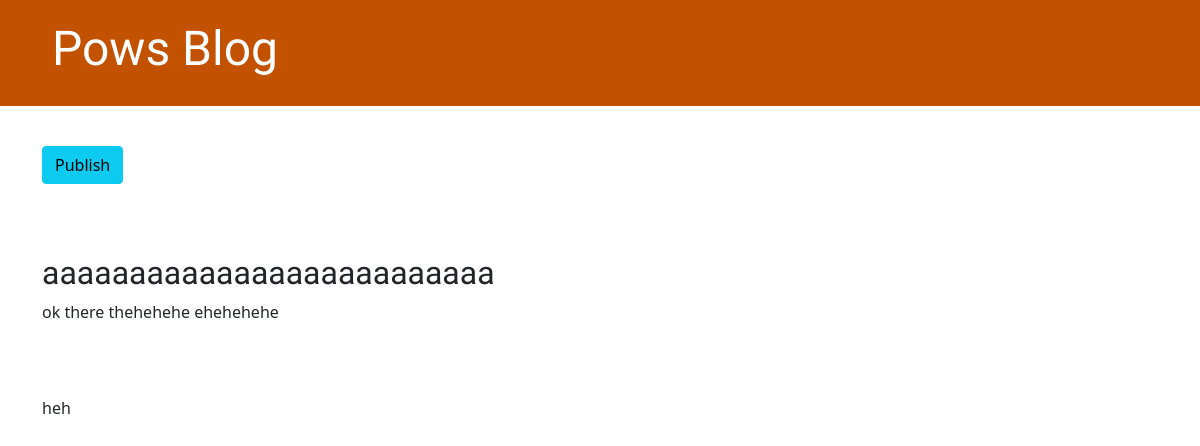
The page /post/8/ on the database as committed earlier.
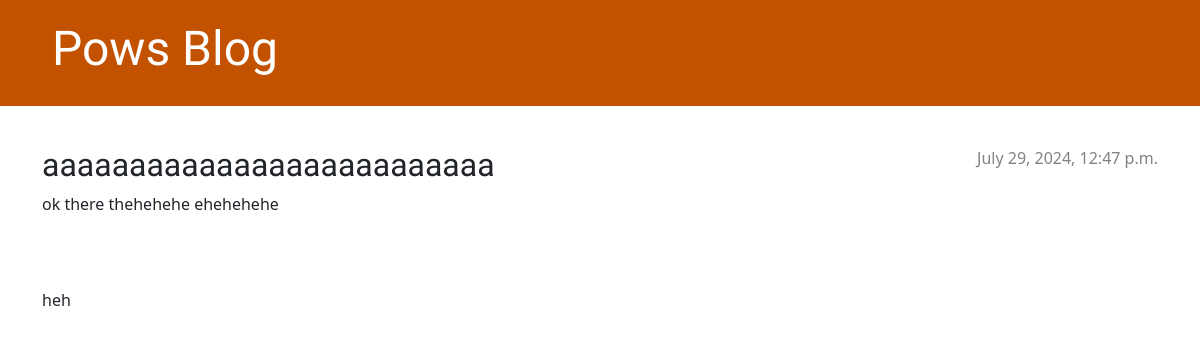
The same page on the database as committed later.
### blog/models.py (models this page shows, shortened)
class Post(models.Model):
    author = models.ForeignKey(settings.AUTH_USER_MODEL, on_delete=models.CASCADE)
    title = models.CharField(max_length=200)
    text = models.TextField()
    created_date = models.DateTimeField(default=timezone.now)
    published_date = models.DateTimeField(blank=True, null=True)

### blog/views.py (the view)
# urls.py: path('post/<int:pk>/', views.post_detail, name='post_detail'),
def post_detail(request, pk):
    post = get_object_or_404(Post, pk=pk)
    return render(request, 'blog/post_detail.html', {'post': post})

### blog/templates/blog/post_detail.html (shortened to what this page needs)
{% extends 'blog/base.html' %}
{% block content %}
<article class="post">
    {% if post.published_date %}
    <div class="date">
        {{ post.published_date }}
    </div>
    {% else %}
    <form class="post-form" method="POST" action="{% url 'post_publish' pk=post.pk %}">{% csrf_token %}
        <button type="submit" class="post btn btn-info" name="publish">Publish</button>
    </form>
    {% endif %}
    <h2>{{ post.title }}</h2>
    <p>{{ post.text|linebreaksbr }}</p>
</article>
{% endblock %}

Rows that differ between the two databases and show on the page:
changed Post "aaaaaaaaaaaaaaaaaaaaaaaaaa": published_date (not shown) → "July 29, 2024, 12:47 p.m."
Other text that changed with them:
text no longer shown: "Publish"
